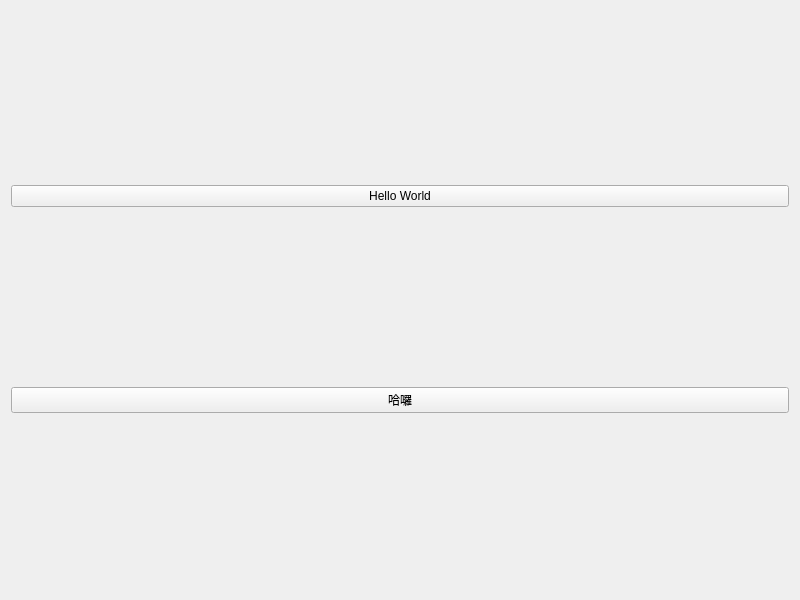
<?xml version="1.0" encoding="UTF-8"?>
<ui version="4.0">
 <class>DesignWidget</class>
 <widget class="QWidget" name="DesignWidget">
  <property name="geometry">
   <rect>
    <x>0</x>
    <y>0</y>
    <width>800</width>
    <height>600</height>
   </rect>
  </property>
  <property name="windowTitle">
   <string>DesignWidget</string>
  </property>
  <layout class="QVBoxLayout" name="verticalLayout">
   <item>
    <widget class="QPushButton" name="pushButton_2">
     <property name="text">
      <string>Hello World</string>
     </property>
    </widget>
   </item>
   <item>
    <widget class="QPushButton" name="pushButton">
     <property name="text">
      <string>哈囉</string>
     </property>
    </widget>
   </item>
  </layout>
 </widget>
 <resources/>
 <connections/>
</ui>
